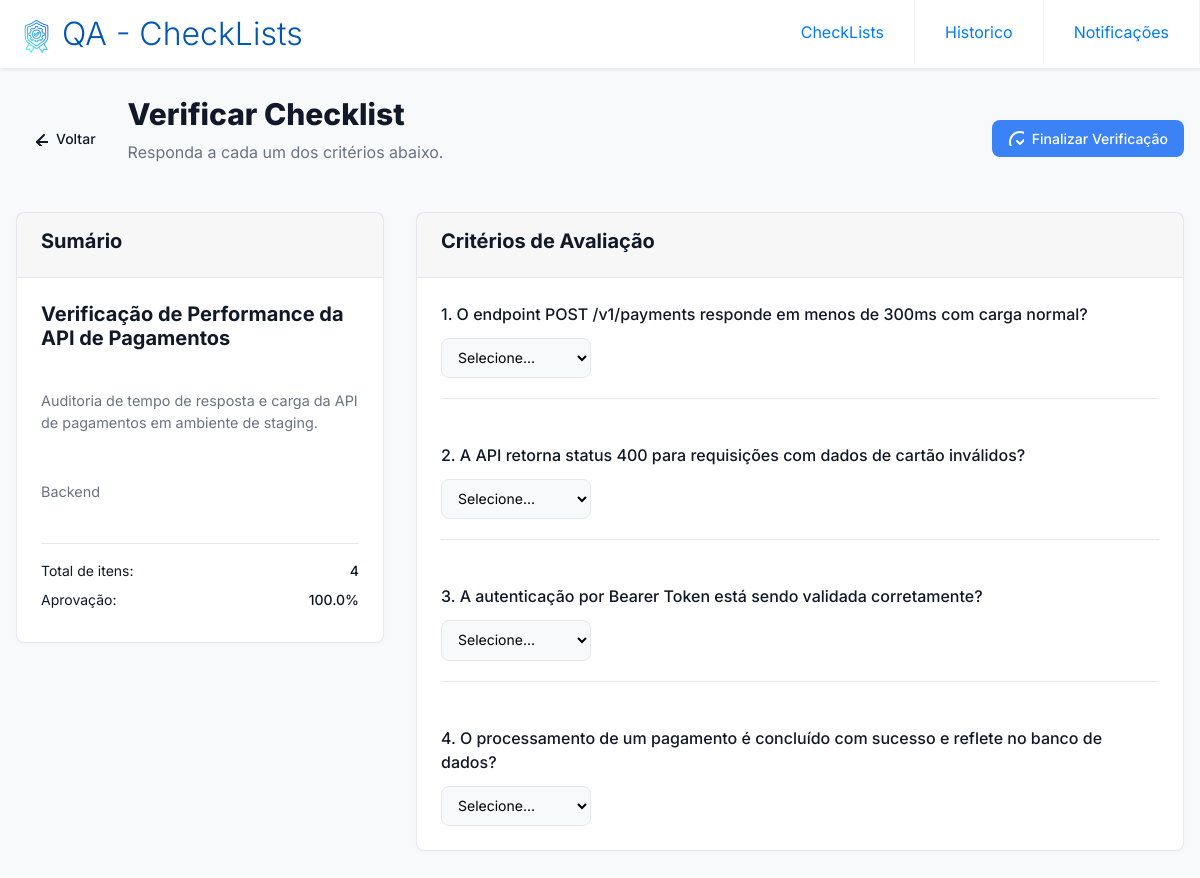
Screenshot of /verificar/2 with the database file from the repository.
### tables this page shows
CREATE TABLE checklist (
    id INTEGER PRIMARY KEY AUTOINCREMENT,
    nome TEXT NOT NULL,
    descricao TEXT,
    categoria TEXT,
    data_criacao TIMESTAMP DEFAULT (strftime('%Y-%m-%d %H:%M:%S', 'now', 'localtime'))
);

CREATE TABLE item (
    id INTEGER PRIMARY KEY AUTOINCREMENT,
    question TEXT NOT NULL,
    checklist_id INTEGER NOT NULL,
    FOREIGN KEY (checklist_id) REFERENCES checklist (id) ON DELETE CASCADE
);

### app.py (the view, shortened to what this page needs)
@app.route('/verificar/<int:checklist_id>', methods=['GET', 'POST'])
def verificar(checklist_id):
    conn = get_db_connection()
    checklist_data = conn.execute("SELECT * FROM checklist WHERE id = ?", (checklist_id,)).fetchone()
    if not checklist_data:
        conn.close()
        return redirect('/')
    items_data = conn.execute("SELECT * FROM item WHERE checklist_id = ?", (checklist_id,)).fetchall()
    niveis_data = conn.execute("SELECT * FROM nivel WHERE checklist_id = ?", (checklist_id,)).fetchall()
    conn.close()
    checklist = dict(checklist_data)
    items = [dict(row) for row in items_data]
    niveis = [dict(row) for row in niveis_data]
    return render_template('verificar.html', checklist=checklist, items=items, niveis=niveis)

### app.py (called while the page is built)
def get_db_connection():
    conn = sqlite3.connect('database.db')
    conn.row_factory = sqlite3.Row
    return conn

### templates/verificar.html (shortened to what this page needs)
{% extends "base.html" %}
{% block content %}
<div class="container">
    <header class="page-header">
        <div class="header-left">
            <a href="/" class="button button-ghost">
                <svg xmlns="http://www.w3.org/2000/svg" width="24" height="24" viewBox="0 0 24" fill="none" stroke="currentColor" stroke-width="2" stroke-linecap="round" stroke-linejoin="round"><path d="m12 19-7-7 7-7"/><path d="M19 12H5"/></svg>
                Voltar
            </a>
            <div>
                <h1>Verificar Checklist</h1>
                <p>Responda a cada um dos critérios abaixo.</p>
            </div>
        </div>
        <div class="header-right">
            <button id="finish-verification-button" class="button button-primary">
                <svg xmlns="http://www.w3.org/2000/svg" width="24" height="24" viewBox="0 0 24" fill="none" stroke="currentColor" stroke-width="2" stroke-linecap="round" stroke-linejoin="round"><path d="M22 11.08V12a10 10 0 1 1-5.93-9.14"/><polyline points="22 4 12 14.01 9 11.01"/></svg>
                Finalizar Verificação
            </button>
        </div>
    </header>
    <main class="main-grid">
        <div class="grid-col-1">
            <div class="card">
                <div class="card-header">
                    <h2>Sumário</h2>
                </div>
                <div class="card-content summary-static">
                    <h3>{{ checklist.nome }}</h3>
                    <p>{{ checklist.descricao or "Não tem descrição." }}</p>
                    <p>{{ checklist.categoria or "Não tem categoria." }}</p>
                    <div class="summary-section">
                        <div class="summary-item">
                            <span>Total de itens:</span>
                            <span class="summary-value">{{ items|length }}</span>
                        </div>
                        <div class="summary-item">
                            <span>Aprovação:</span>
                            <span id="approval-percentage" class="summary-value">--%</span>
                        </div>
                    </div>
                </div>
            </div>
        </div>
        <div class="grid-col-2">
             <div class="card">
                <div class="card-header">
                    <h2>Critérios de Avaliação</h2>
                </div>
                <div id="questions-container" class="card-content">
                    {% for item in items %}
                    <div class="question-card" data-item-id="{{ item.id }}">
                        <p class="question-text">{{ loop.index }}. {{ item.question }}</p>
                        <div class="answer-group">
                            <select class="select-field answer-select">
                                <option value="" selected disabled>Selecione...</option>
                            </select>
                        </div>
                    </div>
                    {% endfor %}
                </div>
            </div>
        </div>
    </main>
</div>
{% endblock %}

### static/style.css (style rules this page uses)
main { margin-top: 0px; }
:root { --background: #f8f9fa; --foreground: #111827; --card: #ffffff; --card-foreground: #111827; --muted: #f1f5f9; --muted-foreground: #6b7280; --primary: #3b82f6; --primary-foreground: #ffffff; --border: #e5e7eb; --input: #e5e7eb; --critical: #ef4444; --high: #f97316; --medium: #eab308; --low: #22c55e; --radius: 0.5rem; }
* { box-sizing: border-box; margin: 0; padding: 0; }
body { font-family: 'Inter', sans-serif; background-color: var(--background); color: var(--foreground); line-height: 1.5; }
.container { max-width: 1280px; margin: 0 auto; padding: 2rem 1rem; }
.page-header { display: flex; justify-content: space-between; align-items: center; margin-top: 4rem; margin-bottom: 2rem; }
.header-left { display: flex; align-items: center; gap: 1rem; }
.header-left h1 { font-size: 1.875rem; font-weight: 800; }
.header-left p { color: var(--muted-foreground); }
.header-right { display: flex; align-items: center; gap: 0.75rem; }
.button { display: inline-flex; align-items: center; justify-content: center; gap: 0.5rem; padding: 0.5rem 1rem; border: none; border-radius: var(--radius); font-weight: 500; font-size: 0.875rem; cursor: pointer; transition: background-color 0.2s; text-decoration: none; }
.button svg { width: 1rem; height: 1rem; }
.button-primary { background-color: var(--primary); color: var(--primary-foreground); }
.button-ghost { background-color: transparent; color: var(--foreground); }
.main-grid { display: grid; grid-template-columns: 1fr; gap: 2rem; }
@media (min-width: 1024px) { .main-grid { grid-template-columns: repeat(3, 1fr); } }
@media (min-width: 1024px) { .grid-col-1 { grid-column: span 1 / span 1; } }
@media (min-width: 1024px) { .grid-col-2 { grid-column: span 2 / span 2; } }
.card { background-color: var(--card); border: 1px solid var(--border); border-radius: var(--radius); box-shadow: 0 1px 3px rgba(0,0,0,0.03); margin-bottom: 10px; }
.card-header { padding: 1rem 1.5rem; border-bottom: 1px solid var(--border); }
.card-header h2 { font-size: 1.25rem; font-weight: 700; }
.card-content { padding: 1.5rem; display: flex; flex-direction: column; gap: 1.5rem; }
.input-field, .textarea-field, .select-field { width: 100%; padding: 0.6rem 0.75rem; border: 1px solid var(--input); border-radius: var(--radius); background-color: var(--background); font-family: inherit; font-size: 0.875rem; }
.summary-section { padding-top: 1rem; border-top: 1px solid var(--border); }
.summary-item { display: flex; justify-content: space-between; font-size: 0.875rem; margin-bottom: 0.5rem; }
.summary-value { font-weight: 500; }
.summary-static h3 { font-size: 1.25rem; font-weight: 700; }
.summary-static p { color: var(--muted-foreground); font-size: 0.9rem; margin: 0.5rem 0 1rem 0; }
.question-card { padding: 1.25rem 0; border-bottom: 1px solid var(--border); }
.question-card:first-child { padding-top: 0; }
.question-card:last-child { border-bottom: none; padding-bottom: 0; }
.question-text { font-weight: 500; margin-bottom: 0.75rem; }
.answer-group { display: flex; gap: 1rem; }
.answer-group .answer-select { max-width: 150px; }

### rows the page displays
checklist: nome "Verificação de Performance da API de Pagamentos", descricao "Auditoria de tempo de resposta e carga da API de pagamentos em ambiente de staging.", categoria "Backend"
item: question "O endpoint POST /v1/payments responde em menos de 300ms com carga normal?"
item: question "A API retorna status 400 para requisições com dados de cartão inválidos?"
item: question "A autenticação por Bearer Token está sendo validada corretamente?"
item: question "O processamento de um pagamento é concluído com sucesso e reflete no banco de dados?"

### other values shown
{{ items|length }} "4"
